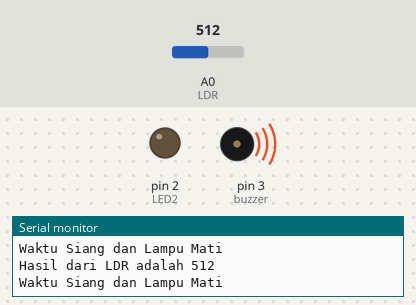
This sketch was run on a simulated Arduino Uno, built with avr-gcc and run on an emulated ATmega328P. Parts: output pins drawn as LEDs (lit = HIGH), buzzer (waves = sounding), the last lines printed to the serial monitor. The inputs (shaded band) are chosen by the test bench; at power-on: A0 (LDR) = 512.

Above: at 1.3 s.
1.4 s: A0 (LDR) set to 219
2.9 s: A0 (LDR) set to 190
At 3.5 s:
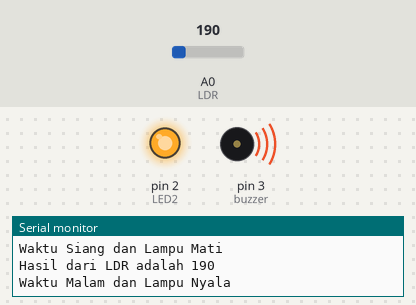
4.5 s: A0 (LDR) set to 210
At 5.7 s:
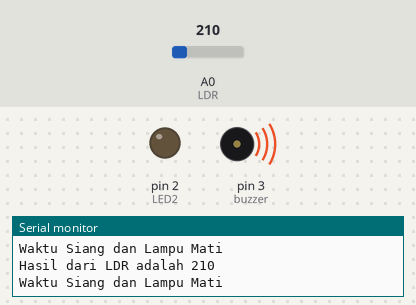
6.0 s: A0 (LDR) set to 122
At 7.2 s:
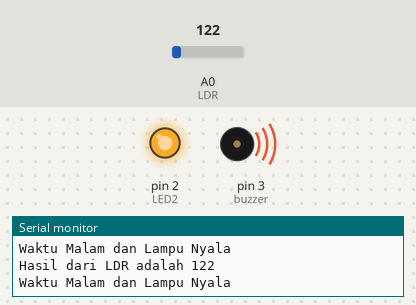
Timing chart, 0 to 8.5 s (numbered marks = the images above; inputs shaded):
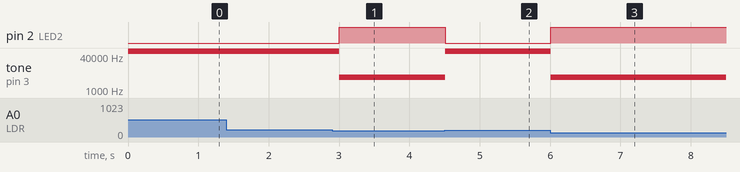

Measured:
- the behaviour switches between 201 and 200 on A0 (LDR) (found by bisection; images 0 and 1)
- after the input at 2.9 s, pin 2 (LED2): LOW → HIGH after 0.10 s; tone on pin 3 (buzzer): 65535 Hz → 4000 Hz after 0.10 s
- after the input at 4.5 s, pin 2 (LED2): HIGH → LOW at once; tone on pin 3 (buzzer): 4000 Hz → 65535 Hz at once
- after the input at 6.0 s, pin 2 (LED2): LOW → HIGH at once; tone on pin 3 (buzzer): 65535 Hz → 4000 Hz at once

The sketch:

sensor_cahaya.ino
```cpp
int LDR=A0; //pin Analog0
int LED2=2; //untuk LED Otomatis
int buzzer=3; //untuk buzzer
int hasilLDR; //hasil dari LDR


void setup() {
  Serial.begin(9600); //untuk komunikasi
  pinMode(LDR, INPUT); //untuk membaca sensor
  pinMode(LED2, OUTPUT); //untuk lampu otomatis
  pinMode(buzzer, OUTPUT); //untuk lampu otomatis
}

void loop() {
  hasilLDR=analogRead(LDR);
  Serial.print("Hasil dari LDR adalah ");
  Serial.println(hasilLDR);

  //jika intensitas cahaya kurang dari 150
  if(hasilLDR<=200) {
    digitalWrite(LED2, HIGH); //lampu nyala
    tone(buzzer,4000);
    Serial.println("Waktu Malam dan Lampu Nyala");
  } else {
    digitalWrite(LED2, LOW); //lampu nyala
    tone(buzzer,-1);
    Serial.println("Waktu Siang dan Lampu Mati");
  }
  delay(500);
}
```
